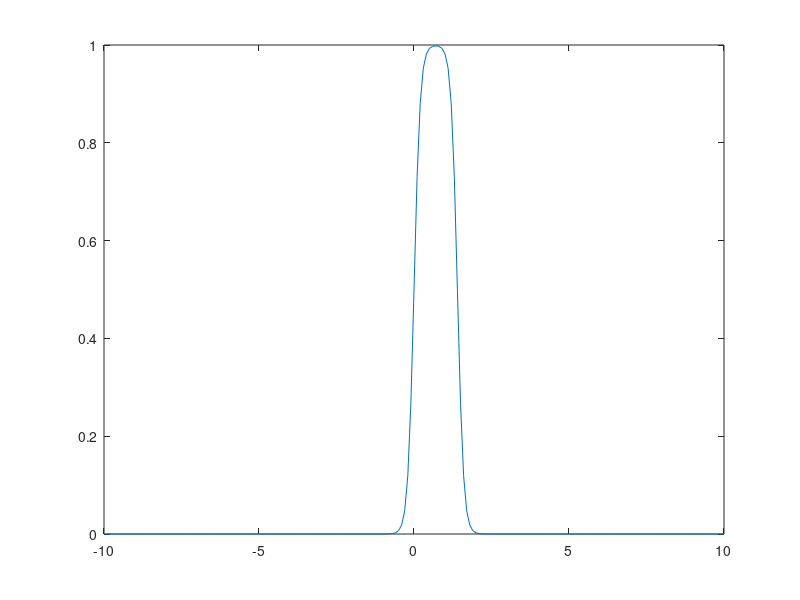

MATLAB code to generate this figure:
clear all
close all
X=-10:0.1:10;
d=10;
c1=0;
c2=1.4;

% b=5;
% d=2;
% c=0;

% a=-5;
% b=-3;
% c=3;
% d=5;
for k=1:length(X)
    Y(k)=1/(1+exp(-d*(X(k)-c1)))-1/(1+exp(-d*(X(k)-c2)));
    
%     Y(k)=1/(1+((X(k)-c)/d)^2^b);

%     if X(k)<=a
%         Y(k)=0;
%     elseif X(k)>a && X(k)<=b
%         Y(k)=(X(k)-a)/(b-a);
%     elseif X(k)>b && X(k)<=c
%         Y(k)=1;
%     elseif X(k)>c && X(k)<=d
%         Y(k)=(d-X(k))/(d-c);
%     else
%         Y(k)=0;
%     end
end
plot(X,Y)